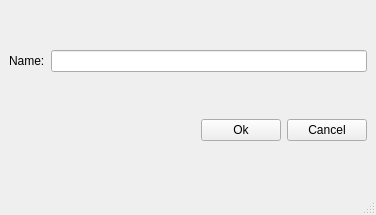
<?xml version="1.0" encoding="UTF-8"?>
<ui version="4.0">
 <class>MainWindow</class>
 <widget class="QMainWindow" name="MainWindow">
  <property name="geometry">
   <rect>
    <x>0</x>
    <y>0</y>
    <width>376</width>
    <height>215</height>
   </rect>
  </property>
  <property name="windowTitle">
   <string>MainWindow</string>
  </property>
  <widget class="QWidget" name="centralwidget">
   <layout class="QVBoxLayout" name="verticalLayout">
    <item>
     <layout class="QHBoxLayout" name="horizontalLayout">
      <item>
       <widget class="QLabel" name="label">
        <property name="text">
         <string>Name:</string>
        </property>
       </widget>
      </item>
      <item>
       <widget class="QLineEdit" name="lineEdit"/>
      </item>
     </layout>
    </item>
    <item>
     <layout class="QHBoxLayout" name="horizontalLayout_2">
      <item>
       <spacer name="horizontalSpacer">
        <property name="orientation">
         <enum>Qt::Horizontal</enum>
        </property>
        <property name="sizeHint" stdset="0">
         <size>
          <width>40</width>
          <height>20</height>
         </size>
        </property>
       </spacer>
      </item>
      <item>
       <widget class="QPushButton" name="pushButton">
        <property name="text">
         <string>Ok</string>
        </property>
       </widget>
      </item>
      <item>
       <widget class="QPushButton" name="pushButton_2">
        <property name="text">
         <string>Cancel</string>
        </property>
       </widget>
      </item>
     </layout>
    </item>
   </layout>
  </widget>
  <widget class="QMenuBar" name="menubar">
   <property name="geometry">
    <rect>
     <x>0</x>
     <y>0</y>
     <width>376</width>
     <height>26</height>
    </rect>
   </property>
  </widget>
  <widget class="QStatusBar" name="statusbar"/>
 </widget>
 <resources/>
 <connections/>
</ui>
